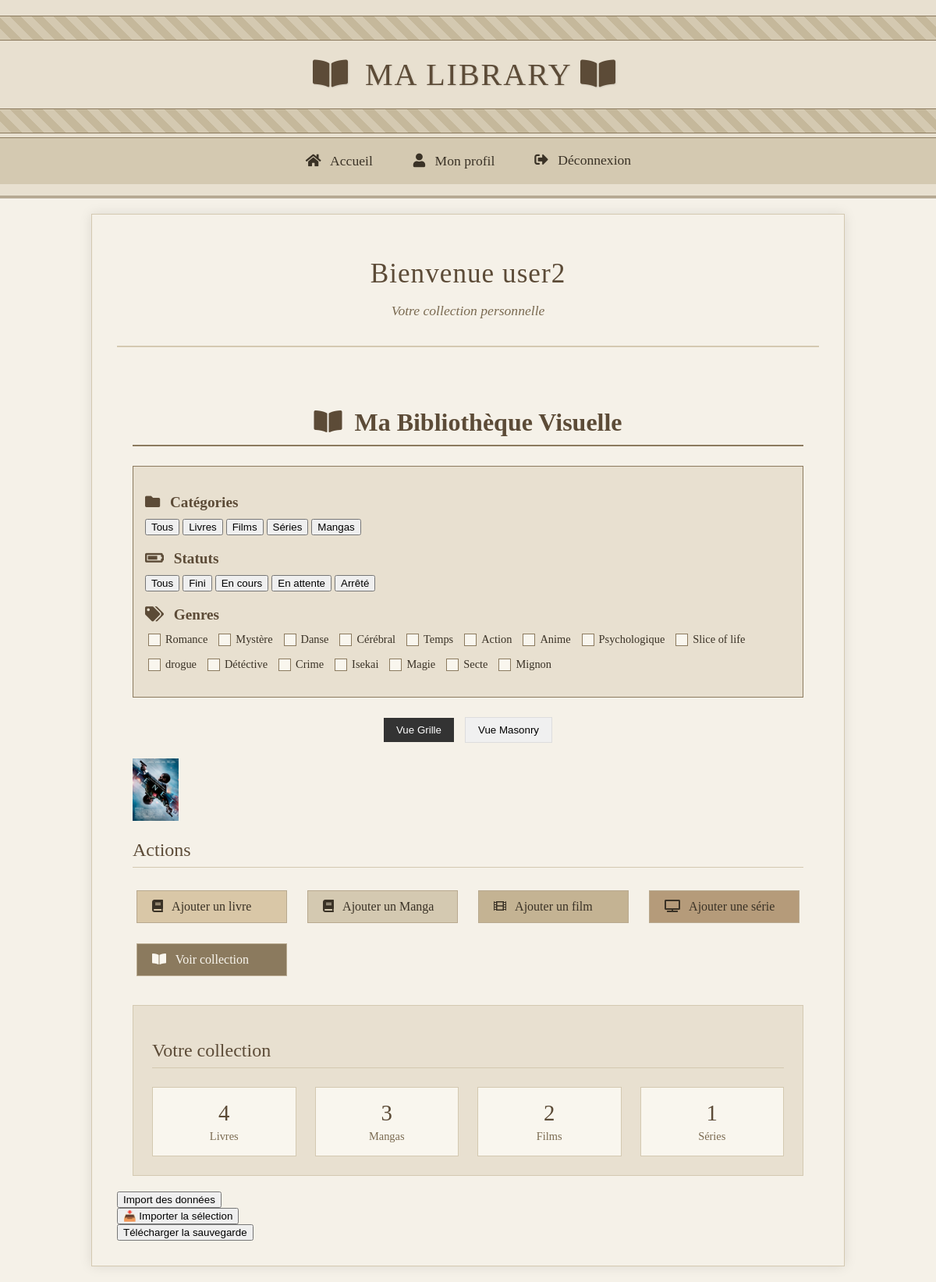
Before: /profile/ (signed in) with the older database file.
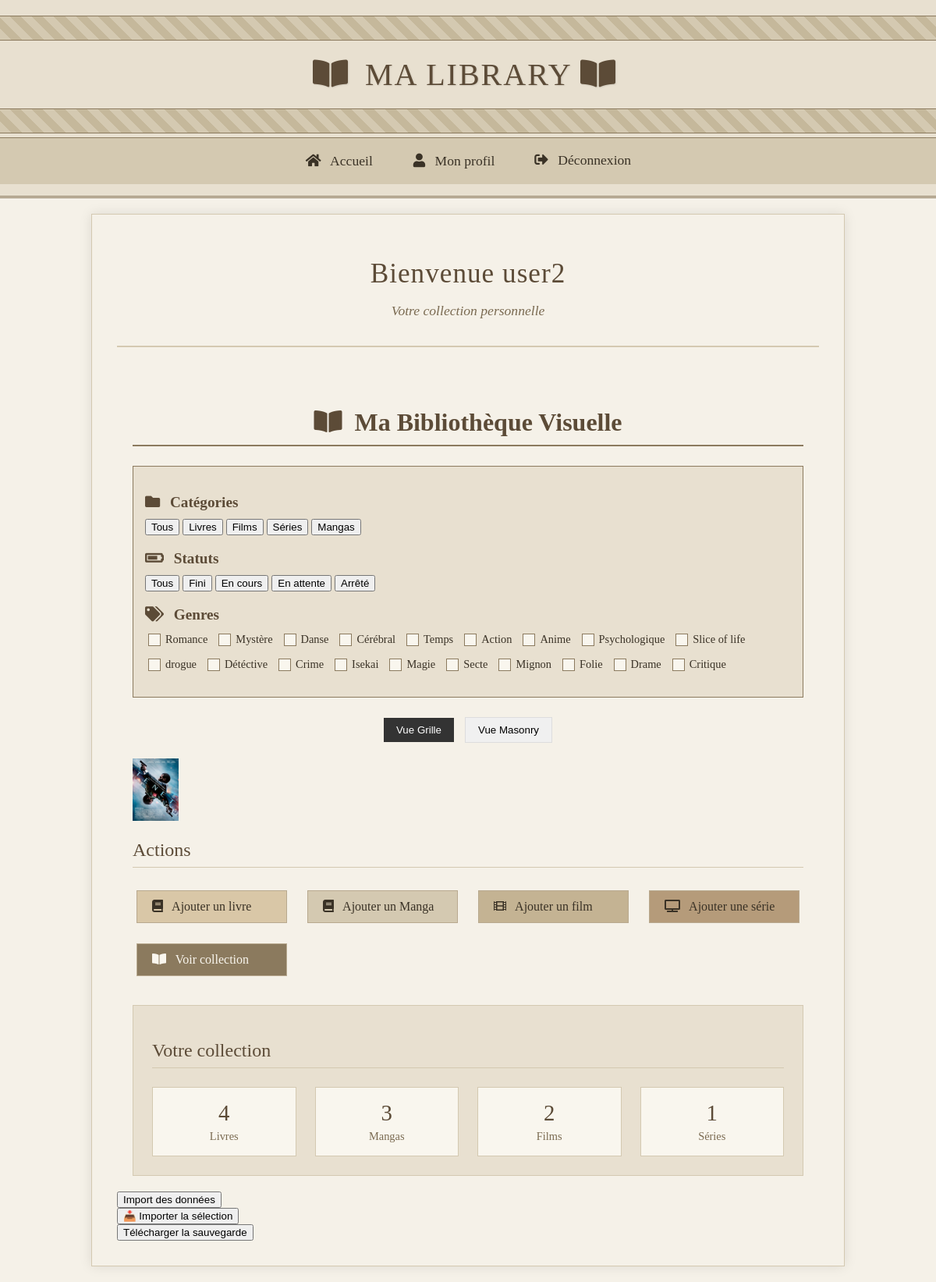
After: the same page with the newer database file.
### media/models.py (models this page shows, shortened)
class Genre(models.Model):
    name = models.CharField(max_length=100, unique=True)
    def __str__(self):
        return self.name

class Movie(models.Model):
    user = models.ForeignKey(User, on_delete=models.CASCADE)
    title = models.CharField(max_length=200)
    director = models.CharField(max_length=100, blank=True, null=True)
    statuts = {
        "Fini": "Fini",
        "Arrêté": "Arrêté",
        "En attente": "En attente",
    }
    statut = models.CharField( max_length=10, choices=statuts, blank=True, null=True)
    finished_year = models.PositiveIntegerField(blank=True, null=True)
    finished_month = models.PositiveIntegerField(blank=True, null=True)
    finished_day = models.PositiveIntegerField(blank=True, null=True)
    genres = models.ManyToManyField(Genre, blank=True)
    global_rate = models.IntegerField(validators=[MinValueValidator(0),
                                                  MaxValueValidator(100)],
                                      null=True,blank=True,default=0,
                                      help_text="Note entre 0 et 100")
    if RENDER:
        image = CloudinaryField("image", blank=True, null=True)
    else:
        upload_path = 'movie_images/'
        image = models.ImageField(upload_to=upload_path, blank=True, null=True)

### media/views.py (the view)
# urls.py: path('profile/', views.profile, name='profile'),
@login_required
def profile(request):
    books = Book.objects.filter(user=request.user)
    series = Series.objects.filter(user=request.user)
    movies = Movie.objects.filter(user=request.user)
    mangas = Manga.objects.filter(user=request.user)
    all_genres = Genre.objects.all()
    num_books = books.count()
    num_series = series.count()
    num_movies = movies.count()
    num_mangas = mangas.count()
    all_items = list(books) + list(movies) + list(series)+ list(mangas)
    for book in books:
        book.model_name = 'book'
    for serie in series:
        serie.model_name = 'series'
    for movie in movies:
        movie.model_name = 'movie'
    for manga in mangas:
        manga.model_name = 'manga'
    for item in all_items:
        rate = getattr(item, 'global_rate', 100)
        if rate is None:
            rate = 100
        rate = int(rate)
        item.display_size = max(50, min(rate, 250))
    return render(request, 'media/profile.html', {
        'books': books,
        'series': series,
        'movies': movies,
        'mangas': mangas,
        'num_books': num_books,
        'num_series': num_series,
        'num_movies': num_movies,
        'num_mangas': num_mangas,
        'all_genres': all_genres,
        'items': all_items
    })

### templates/media/profile.html (shortened to what this page needs)
{% extends "base.html" %}
{% block content %}
  <div class="vintage-container">
    <div class="vintage-header">
      <h1>Bienvenue {{ user.username }}</h1>
      <p class="vintage-subtitle">Votre collection personnelle</p>
    </div>
    <div class="vintage-library-container">
    <h2 class="vintage-library-title">
        <i class="fas fa-book-open"></i> Ma Bibliothèque Visuelle
    </h2>
    <div id="filters" class="vintage-filters">
        <div class="vintage-filter-group">
            <h3 class="vintage-filter-title"><i class="fas fa-folder"></i> Catégories</h3>
            <div id="category-filters" class="vintage-btn-group">
		            <button class="vintage-filter-btn filter-btn active" data-category="all" onclick="filterItems()">Tous</button>
                <button class="vintage-filter-btn filter-btn" data-category="book" onclick="filterItems()">Livres</button>
                <button class="vintage-filter-btn filter-btn" data-category="movie" onclick="filterItems()">Films</button>
                <button class="vintage-filter-btn filter-btn" data-category="series" onclick="filterItems()">Séries</button>
		            <button class="vintage-filter-btn filter-btn" data-category="manga" onclick="filterItems()">Mangas</button>
            </div>
        </div>
        <div class="vintage-filter-group">
            <h3 class="vintage-filter-title"><i class="fas fa-battery-three-quarters"></i> Statuts</h3>
            <div id="statut-filters" class="vintage-btn-group">
		            <button class="vintage-filter-btn statut-btn active" data-statut="all" onclick="filterItems()">Tous</button>
                <button class="vintage-filter-btn statut-btn" data-statut="Fini" onclick="filterItems()">Fini</button>
                <button class="vintage-filter-btn statut-btn" data-statut="En cours" onclick="filterItems()">En cours</button>
                <button class="vintage-filter-btn statut-btn" data-statut="En attente" onclick="filterItems()">En attente</button>
                <button class="vintage-filter-btn statut-btn" data-statut="Arrêté" onclick="filterItems()">Arrêté</button>
            </div>
        </div>
        <div class="vintage-filter-group">
            <h3 class="vintage-filter-title"><i class="fas fa-tags"></i> Genres</h3>
            <div id="genre-filters" class="vintage-checkbox-group">
                {% for genre in all_genres %}
                <label class="vintage-genre-label">
                    <input type="checkbox" class="vintage-genre-checkbox genre-checkbox" value="{{ genre.name }}" onchange="filterItems()">
                    <span class="vintage-genre-text">{{ genre.name }}</span>
                </label>
                {% endfor %}
            </div>
        </div>
    </div>
<div class="view-toggle-buttons" style="text-align: center; margin: 20px 0;">
    <button id="grid-view-btn" class="active"
            style="padding: 8px 16px; margin: 0 5px; background: #333; color: white; border: none; cursor: pointer;">
        Vue Grille
    </button>
    <button id="masonry-view-btn"
            style="padding: 8px 16px; margin: 0 5px; background: #f0f0f0; border: 1px solid #ddd; cursor: pointer;">
        Vue Masonry
    </button>
</div>
<div id="bibli-container">
  {% for item in items %}
    {% if item.image %}
      <a href="{% url 'item_detail' model_name=item.model_name item_id=item.id %}">
        <img src="{{ item.image.url }}"
             alt="{{ item.title }}"
             data-category="{{ item.model_name }}"
             data-genres="{{ item.genres.all|join:',' }}"
             data-statut="{{ item.statut|default_if_none:'' }}"
             style="max-height: {{ item.display_size }}px;">
      </a>
    {% endif %}
  {% endfor %}
</div>
    <div class="vintage-actions">
      <h2 class="vintage-section-title">Actions</h2>
      <div class="action-buttons">
        <a href="{% url 'add_book' %}" class="vintage-button book-btn">
          <i class="fas fa-book"></i> Ajouter un livre
        </a>
	      <a href="{% url 'add_manga' %}" class="vintage-button Manga-btn">
          <i class="fas fa-book"></i> Ajouter un Manga
        </a>
        <a href="{% url 'add_movie' %}" class="vintage-button movie-btn">
          <i class="fas fa-film"></i> Ajouter un film
        </a>
        <a href="{% url 'add_series' %}" class="vintage-button series-btn">
          <i class="fas fa-tv"></i> Ajouter une série
        </a>
        <a href="{% url 'library' %}" class="vintage-button library-btn">
          <i class="fas fa-book-open"></i> Voir collection
        </a>
      </div>
    </div>
    <div class="vintage-stats">
      <h2 class="vintage-section-title">Votre collection</h2>
      <div class="stats-grid">
        <div class="vintage-stat">
          <span class="stat-number">{{ num_books }}</span>
          <span class="stat-label">Livres</span>
        </div>
	<div class="vintage-stat">
          <span class="stat-number">{{ num_mangas }}</span>
          <span class="stat-label">Mangas</span>
        </div>
        <div class="vintage-stat">
          <span class="stat-number">{{ num_movies }}</span>
          <span class="stat-label">Films</span>
        </div>
        <div class="vintage-stat">
          <span class="stat-number">{{ num_series }}</span>
          <span class="stat-label">Séries</span>
        </div>
      </div>
    </div>
  </div>
<button onclick="document.getElementById('jsonFile').click()">Import des données</button>
<button onclick="importSelected()">📥 Importer la sélection</button>
<button onclick="backup()">Télécharger la sauvegarde</button>
  <link rel="stylesheet" href="https://cdnjs.cloudflare.com/ajax/libs/font-awesome/5.15.4/css/all.min.css">
{% endblock %}

### templates/base.html (shortened to what this page needs)
{% load static %}
<!DOCTYPE html>
<html lang="fr">
<head>
    <link rel="stylesheet" href="{% static 'css/style.css' %}">
    <link href="https://cdn.jsdelivr.net/npm/select2@4.1.0-rc.0/dist/css/select2.min.css" rel="stylesheet" />
    <link rel="stylesheet" href="https://cdnjs.cloudflare.com/ajax/libs/font-awesome/5.15.4/css/all.min.css">
</head>
<body>
    <header>
        <div class="header-band"></div>
        <h1><i class="fas fa-book-open"></i> MA LIBRARY <i class="fas fa-book-open"></i></h1>
        <div class="header-band"></div>
        <nav>
            <a href="/"><i class="fas fa-home"></i> Accueil</a>
            {% if user.is_authenticated %}
                <a href="/profile/"><i class="fas fa-user"></i> Mon profil</a>
                <form action="{% url 'logout' %}" method="post" class="logout-form">
                   <button type="submit" class="logout-btn"><i class="fas fa-sign-out-alt"></i> Déconnexion</button>
                </form>
            {% else %}
                <a href="/accounts/login/"><i class="fas fa-sign-in-alt"></i> Connexion</a>
                <a href="/register/"><i class="fas fa-user-plus"></i> Inscription</a>
            {% endif %}
        </nav>
    </header>
    <main>
        {% block content %}{% endblock %}
    </main>
</body>
</html>

### static/css/style.css (style rules this page uses)
body { margin: 0; font-family: 'Times New Roman', serif; background-color: #f5f1e8; color: #3a3226; }
header { text-align: center; padding: 15px 0; background-color: #e8e0d0; border-bottom: 3px double #8b7a5e; }
header h1 { margin: 10px 0; padding: 10px 0; font-size: 2.5rem; color: #5c4b37; font-weight: normal; letter-spacing: 2px; text-shadow: 1px 1px 2px rgba(0,0,0,0.1); font-family: 'Times New Roman', serif; }
.header-band { height: 30px; background: repeating-linear-gradient( 45deg, #d4c9b1, #d4c9b1 10px, #c5b89b 10px, #c5b89b 20px ); margin: 5px 0; border-top: 1px solid #8b7a5e; border-bottom: 1px solid #8b7a5e; }
nav { display: flex; justify-content: center; padding: 10px 0; background-color: #d4c9b1; border-top: 1px solid #8b7a5e; }
nav a { color: #3a3226; text-decoration: none; padding: 8px 20px; margin: 0 5px; font-size: 1.1rem; transition: all 0.3s ease; border: 1px solid transparent; }
.logout-btn { background: none; border: none; color: #3a3226; cursor: pointer; font-family: 'Times New Roman', serif; font-size: 1.1rem; padding: 8px 20px; margin: 0 5px; }
main { max-width: 1200px; margin: 20px auto; padding: 0 20px; }
.logout-form { display: inline; }
.vintage-library-container { max-width: 1200px; margin: 0 auto; padding: 20px; background-color: #f5f1e8; font-family: 'Times New Roman', serif; }
.vintage-library-title { color: #5c4b37; text-align: center; margin-bottom: 25px; font-size: 2rem; border-bottom: 2px solid #8b7a5e; padding-bottom: 10px; }
.vintage-filters { background-color: #e8e0d0; padding: 15px; border: 1px solid #8b7a5e; margin-bottom: 25px; }
.vintage-filter-group { margin-bottom: 15px; }
.vintage-filter-title { color: #5c4b37; font-size: 1.2rem; margin-bottom: 10px; }
.vintage-checkbox-group { display: flex; flex-wrap: wrap; gap: 10px; }
.vintage-genre-label { display: flex; align-items: center; cursor: pointer; }
.vintage-genre-checkbox { appearance: none; width: 16px; height: 16px; border: 1px solid #8b7a5e; background-color: #f9f6ee; margin-right: 6px; position: relative; cursor: pointer; }
.vintage-genre-text { color: #3a3226; font-size: 0.9rem; }
.vintage-container { max-width: 900px; margin: 0 auto; padding: 2rem; background-color: #f5f1e8; font-family: 'Times New Roman', serif; color: #3a3226; border: 1px solid #d4c9b1; box-shadow: 0 0 15px rgba(0,0,0,0.1); }
.vintage-header { text-align: center; margin-bottom: 2rem; padding-bottom: 1rem; border-bottom: 2px solid #d4c9b1; }
.vintage-header h1 { font-size: 2.2rem; color: #5c4b37; margin-bottom: 0.5rem; font-weight: normal; letter-spacing: 1px; }
.vintage-subtitle { font-size: 1.1rem; color: #7a6a51; font-style: italic; }
.vintage-button { display: inline-block; padding: 0.7rem 1.2rem; margin: 0.3rem; border: 1px solid #b8a98f; background-color: #d4c9b1; color: #3a3226; text-decoration: none; font-family: 'Times New Roman', serif; font-size: 1rem; cursor: pointer; transition: all 0.3s ease; }
.vintage-actions { margin-bottom: 2rem; }
.vintage-section-title { font-size: 1.5rem; color: #5c4b37; border-bottom: 1px solid #d4c9b1; padding-bottom: 0.5rem; margin-bottom: 1.5rem; font-weight: normal; }
.action-buttons { display: grid; grid-template-columns: repeat(auto-fit, minmax(200px, 1fr)); gap: 1rem; }
.book-btn { background-color: #d9c7a7; }
.movie-btn { background-color: #c4b393; }
.series-btn { background-color: #b59b7a; }
.library-btn { background-color: #8b7a5e; color: #f9f6ee; }
.vintage-stats { padding: 1.5rem; background-color: #e8e0d0; border: 1px solid #d4c9b1; }
.stats-grid { display: grid; grid-template-columns: repeat(auto-fit, minmax(100px, 1fr)); gap: 1.5rem; }
.vintage-stat { text-align: center; padding: 1rem; background-color: #f9f6ee; border: 1px solid #d4c9b1; }
.stat-number { display: block; font-size: 1.8rem; color: #5c4b37; margin-bottom: 0.3rem; }
.stat-label { font-size: 0.9rem; color: #7a6a51; }
.fas { margin-right: 0.5rem; }

Changed rows visible on the page:
added Genre: name "Folie"
added Genre: name "Drame"
added Genre: name "Critique"
